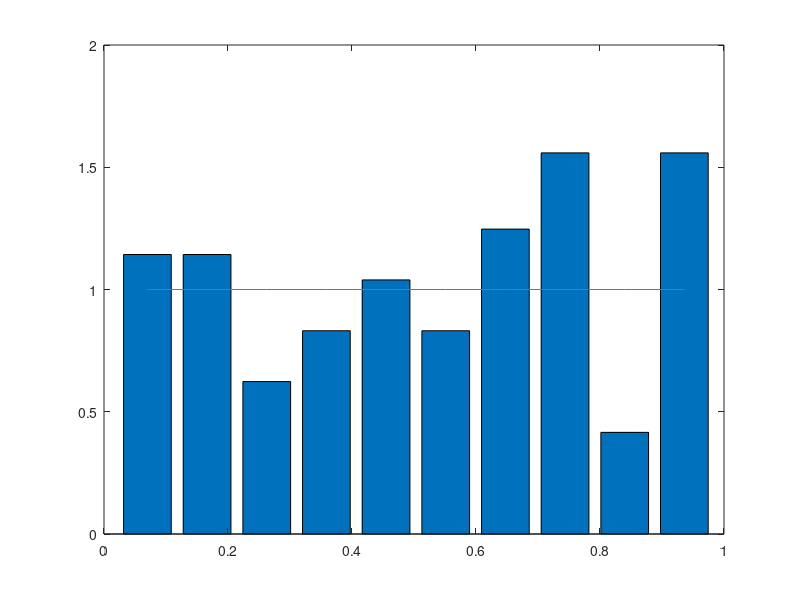
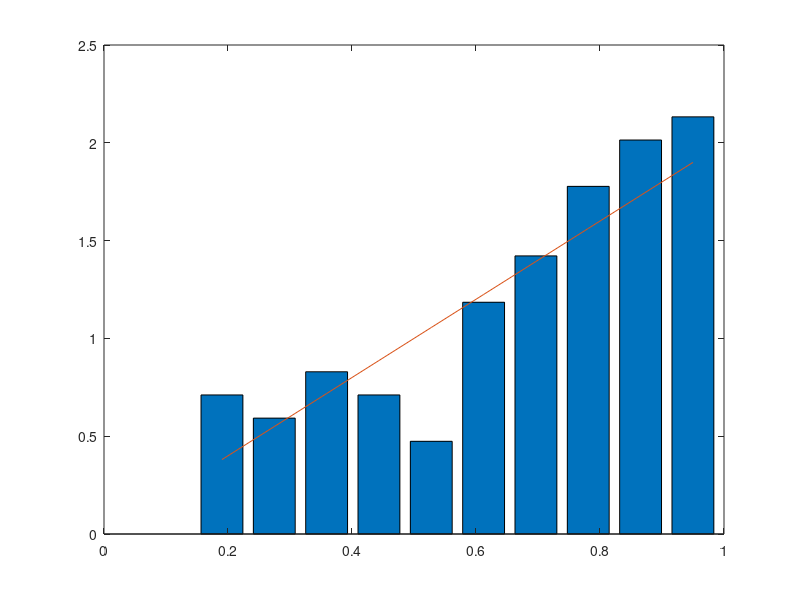
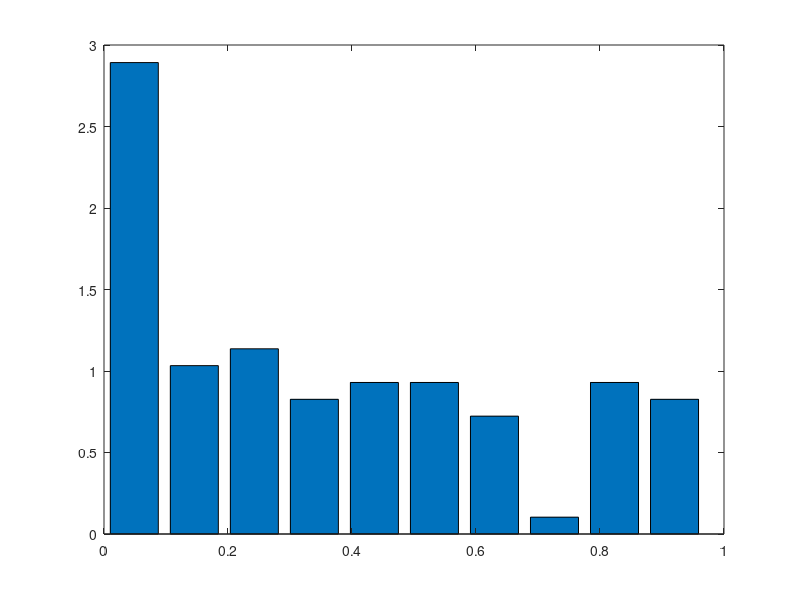

These figures' MATLAB source, in order:
close all; clear all;
N=100; %number of samples
M = 10;   %number of bins in histograms
%%
X=rand(N,1);

[pxN,xx] = hist(X,M);
px = pxN/(N*(xx(2)-xx(1)));
display(pxN)
display(xx)
display(px)
figure
% experimental pdf
%plot(xx,p)
bar(xx,px); hold on;

%theortehical pdf
ppx = ones(size(xx)); 
plot(xx,ppx);

%%
Y=sqrt(X);

[pyN,xx] = hist(Y,M);
py = pyN/(N*(xx(2)-xx(1)));

figure
% experimental pdf
%plot(xx,p)
bar(xx,py); hold on;

%theortehical pdf
ppy = 2*xx; 
plot(xx,ppy);

%%
Y1=X.^2;

[py1N,xx] = hist(Y1,M);
py1 = py1N/(N*(xx(2)-xx(1)));
figure
%experimental pdf
% plot(xx,Y1)
bar(xx,py1); hold on;

%theoretical pdf

